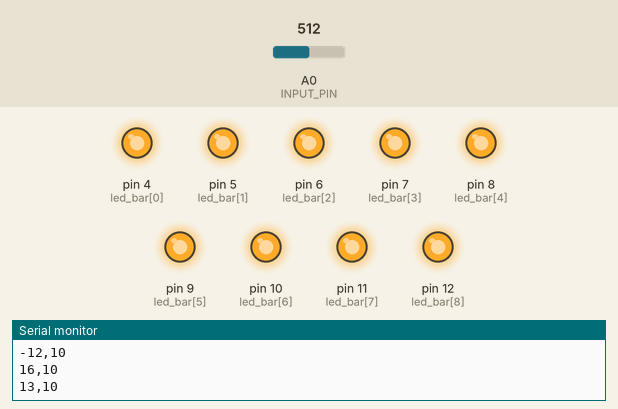
Recording of a sketch running on a simulated Arduino Uno, built with avr-gcc and run on an emulated ATmega328P. On the bench: output pins drawn as LEDs (lit = HIGH), the last lines printed to the serial monitor. Inputs (shaded band) come from the test bench; at power-on: A0 (INPUT_PIN) = 512.

Above: at 0.6 s.
At 5.2 s:
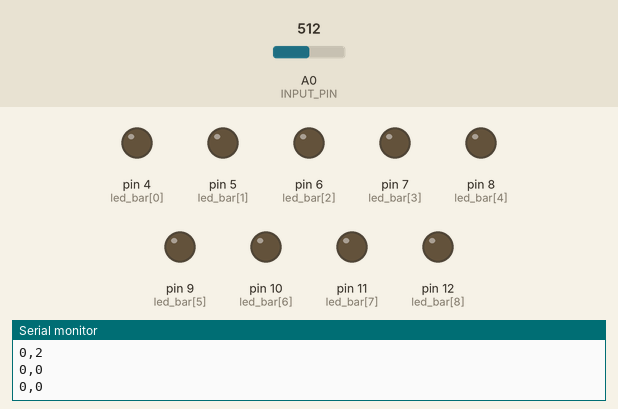
Timing chart, 0 to 6.7 s (numbered marks = the images above):
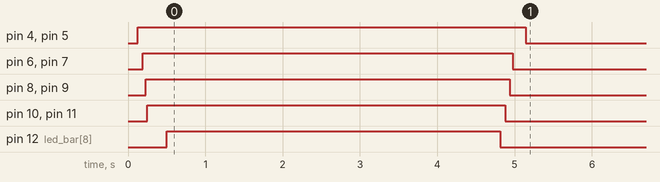

The sketch:

LEDBarGraph.ino
```cpp
// LED Bar Graph - BioAmp EXG Pill
// https://github.com/upsidedownlabs/BioAmp-EXG-Pill

// Upside Down Labs invests time and resources providing this open source code,
// please support Upside Down Labs and open-source hardware by purchasing
// products from Upside Down Labs!

// Copyright (c) 2021 Upside Down Labs - contact@upsidedownlabs.tech

// Permission is hereby granted, free of charge, to any person obtaining a copy
// of this software and associated documentation files (the "Software"), to deal
// in the Software without restriction, including without limitation the rights
// to use, copy, modify, merge, publish, distribute, sublicense, and/or sell
// copies of the Software, and to permit persons to whom the Software is
// furnished to do so, subject to the following conditions:

// The above copyright notice and this permission notice shall be included in all
// copies or substantial portions of the Software.

// THE SOFTWARE IS PROVIDED "AS IS", WITHOUT WARRANTY OF ANY KIND, EXPRESS OR
// IMPLIED, INCLUDING BUT NOT LIMITED TO THE WARRANTIES OF MERCHANTABILITY,
// FITNESS FOR A PARTICULAR PURPOSE AND NONINFRINGEMENT. IN NO EVENT SHALL THE
// AUTHORS OR COPYRIGHT HOLDERS BE LIABLE FOR ANY CLAIM, DAMAGES OR OTHER
// LIABILITY, WHETHER IN AN ACTION OF CONTRACT, TORT OR OTHERWISE, ARISING FROM,
// OUT OF OR IN CONNECTION WITH THE SOFTWARE OR THE USE OR OTHER DEALINGS IN THE
// SOFTWARE.

#define SAMPLE_RATE 500
#define BAUD_RATE 115200
#define INPUT_PIN A0
#define BUFFER_SIZE 128

int circular_buffer[BUFFER_SIZE];
int data_index, sum;
// LED pin numbers in-order
int led_bar[] = {4, 5, 6, 7, 8, 9, 10, 11, 12};
int total_leds = sizeof(led_bar) / sizeof(led_bar[0]);

void setup() {
	// Serial connection begin
	Serial.begin(BAUD_RATE);
	// Initialize all the led_bar
  	for (int i = 0; i < total_leds; i++) {
    	pinMode(led_bar[i], OUTPUT);
  	}
}

void loop() {
	// Calculate elapsed time
	static unsigned long past = 0;
	unsigned long present = micros();
	unsigned long interval = present - past;
	past = present;

	// Run timer
	static long timer = 0;
	timer -= interval;

	// Sample and get envelop
	if(timer < 0) {
		timer += 1000000 / SAMPLE_RATE;
		int sensor_value = analogRead(INPUT_PIN);
		int signal = EMGFilter(sensor_value);
		int envelop = getEnvelop(abs(signal));

		// Update LED bar graph
    	for(int i = 0; i<=total_leds; i++){
    		if(i>(envelop-1)){
      			digitalWrite(led_bar[i], LOW);
    		} else {
      			digitalWrite(led_bar[i], HIGH);
    		}
  		}

		Serial.print(signal);
		Serial.print(",");
		Serial.println(envelop);
	}
}

// Envelop detection algorithm
int getEnvelop(int abs_emg){
	sum -= circular_buffer[data_index];
	sum += abs_emg;
	circular_buffer[data_index] = abs_emg;
	data_index = (data_index + 1) % BUFFER_SIZE;
	return (sum/BUFFER_SIZE) * 2;
}

// Band-Pass Butterworth IIR digital filter, generated using filter_gen.py.
// Sampling rate: 500.0 Hz, frequency: [74.5, 149.5] Hz.
// Filter is order 4, implemented as second-order sections (biquads).
// Reference:
// https://docs.scipy.org/doc/scipy/reference/generated/scipy.signal.butter.html
// https://courses.ideate.cmu.edu/16-223/f2020/Arduino/FilterDemos/filter_gen.py
float EMGFilter(float input)
{
  float output = input;
  {
    static float z1, z2; // filter section state
    float x = output - 0.05159732*z1 - 0.36347401*z2;
    output = 0.01856301*x + 0.03712602*z1 + 0.01856301*z2;
    z2 = z1;
    z1 = x;
  }
  {
    static float z1, z2; // filter section state
    float x = output - -0.53945795*z1 - 0.39764934*z2;
    output = 1.00000000*x + -2.00000000*z1 + 1.00000000*z2;
    z2 = z1;
    z1 = x;
  }
  {
    static float z1, z2; // filter section state
    float x = output - 0.47319594*z1 - 0.70744137*z2;
    output = 1.00000000*x + 2.00000000*z1 + 1.00000000*z2;
    z2 = z1;
    z1 = x;
  }
  {
    static float z1, z2; // filter section state
    float x = output - -1.00211112*z1 - 0.74520226*z2;
    output = 1.00000000*x + -2.00000000*z1 + 1.00000000*z2;
    z2 = z1;
    z1 = x;
  }
  return output;
}
```

Measured:
- by itself, pin 4 (led_bar[0]), pin 5 (led_bar[1]): LOW → HIGH at 0.13 s, → LOW 5.0 s later
- by itself, pin 6 (led_bar[2]), pin 7 (led_bar[3]): LOW → HIGH at 0.19 s, → LOW 4.8 s later
- by itself, pin 8 (led_bar[4]), pin 9 (led_bar[5]): LOW → HIGH at 0.23 s, → LOW 4.7 s later
- by itself, pin 10 (led_bar[6]), pin 11 (led_bar[7]): LOW → HIGH at 0.25 s, → LOW 4.6 s later
- by itself, pin 12 (led_bar[8]): LOW → HIGH at 0.50 s, → LOW 4.3 s later
